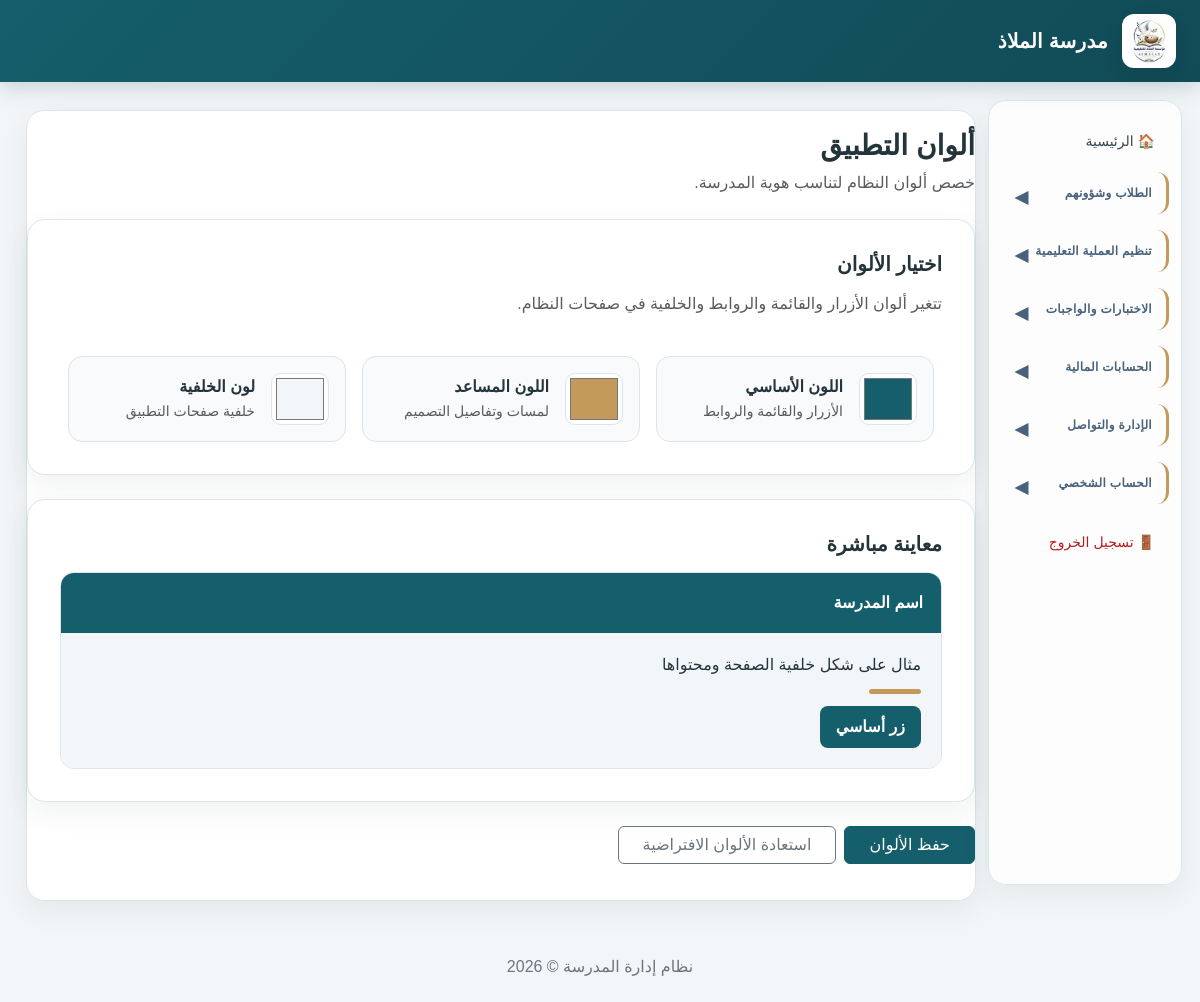
/theme_settings.php (signed in), run on the app's committed database.
### tables this page shows
CREATE TABLE `school_settings` (
  `id` int(10) UNSIGNED NOT NULL,
  `school_name` varchar(200) NOT NULL,
  `school_name_en` varchar(200) DEFAULT NULL,
  `logo_path` varchar(255) DEFAULT NULL,
  `address` text DEFAULT NULL,
  `phone` varchar(30) DEFAULT NULL,
  `email` varchar(150) DEFAULT NULL,
  `website` varchar(255) DEFAULT NULL,
  `currency` char(3) NOT NULL DEFAULT 'SDG',
  `academic_year_id` int(10) UNSIGNED DEFAULT NULL,
  `principal_name` varchar(150) DEFAULT NULL,
  `created_at` timestamp NOT NULL DEFAULT current_timestamp(),
  `updated_at` timestamp NOT NULL DEFAULT current_timestamp() ON UPDATE current_timestamp()
);

CREATE TABLE `app_theme_settings` (
  `id` tinyint(3) UNSIGNED NOT NULL,
  `color_primary` char(7) NOT NULL DEFAULT '#155e6b',
  `color_accent` char(7) NOT NULL DEFAULT '#c49a5a',
  `color_background` char(7) NOT NULL DEFAULT '#f3f6f8',
  `updated_at` timestamp NOT NULL DEFAULT current_timestamp() ON UPDATE current_timestamp()
);

### theme_settings.php (the view, shortened to what this page needs)
<?php
require_once __DIR__ . '/permissions.php';
$defaults = [
    'primary' => '#155e6b',
    'accent' => '#c49a5a',
    'background' => '#f3f6f8'
];
$colors = $defaults;
try {
    $pdo->exec("
        CREATE TABLE IF NOT EXISTS app_theme_settings (
            id TINYINT UNSIGNED NOT NULL PRIMARY KEY,
            color_primary CHAR(7) NOT NULL DEFAULT '#155e6b',
            color_accent CHAR(7) NOT NULL DEFAULT '#c49a5a',
            color_background CHAR(7) NOT NULL DEFAULT '#f3f6f8',
            updated_at TIMESTAMP NOT NULL DEFAULT CURRENT_TIMESTAMP
                ON UPDATE CURRENT_TIMESTAMP
        ) ENGINE=InnoDB DEFAULT CHARSET=utf8mb4 COLLATE=utf8mb4_unicode_ci
    ");
    $pdo->exec("
        INSERT IGNORE INTO app_theme_settings
            (id, color_primary, color_accent, color_background)
        VALUES
            (1, '#155e6b', '#c49a5a', '#f3f6f8')
    ");
    $stmt = $pdo->query("
        SELECT color_primary, color_accent, color_background
        FROM app_theme_settings
        WHERE id = 1
        LIMIT 1
    ");
    $savedColors = $stmt->fetch();
    if ($savedColors) {
        $colors = [
            'primary' => $savedColors['color_primary'],
            'accent' => $savedColors['color_accent'],
            'background' => $savedColors['color_background']
        ];
    }
} catch (PDOException $e) {
    error_log('Theme settings error: ' . $e->getMessage());
    http_response_code(500);
    exit('تعذر تحميل أو حفظ ألوان التطبيق. تحقق من صلاحيات قاعدة البيانات وحاول مرة أخرى.');
}
require_once __DIR__ . '/includes/header.php';
?>
<div class="container-fluid theme-settings-page" dir="rtl">
    <div class="mb-4">
        <h1 class="h3 fw-bold mb-2">ألوان التطبيق</h1>
        <p class="text-muted mb-0">خصص ألوان النظام لتناسب هوية المدرسة.</p>
    </div>
    <form method="post" action="theme_settings.php" id="theme-settings-form">
        <section class="theme-settings-card mb-4">
            <h2 class="h5 fw-bold mb-3">اختيار الألوان</h2>
            <p class="text-muted mb-4">
                تتغير ألوان الأزرار والقائمة والروابط والخلفية في صفحات النظام.
            </p>
            <div class="row g-3">
                <div class="col-12 col-md-4">
                    <label class="theme-color-field" for="color_primary">
                        <input type="color" name="color_primary" id="color_primary"
                               value="<?= htmlspecialchars($colors['primary'], ENT_QUOTES, 'UTF-8') ?>">
                        <span>
                            <span class="d-block fw-bold">اللون الأساسي</span>
                            <span class="small text-muted">الأزرار والقائمة والروابط</span>
                        </span>
                    </label>
                </div>
                <div class="col-12 col-md-4">
                    <label class="theme-color-field" for="color_accent">
                        <input type="color" name="color_accent" id="color_accent"
                               value="<?= htmlspecialchars($colors['accent'], ENT_QUOTES, 'UTF-8') ?>">
                        <span>
                            <span class="d-block fw-bold">اللون المساعد</span>
                            <span class="small text-muted">لمسات وتفاصيل التصميم</span>
                        </span>
                    </label>
                </div>
                <div class="col-12 col-md-4">
                    <label class="theme-color-field" for="color_background">
                        <input type="color" name="color_background" id="color_background"
                               value="<?= htmlspecialchars($colors['background'], ENT_QUOTES, 'UTF-8') ?>">
                        <span>
                            <span class="d-block fw-bold">لون الخلفية</span>
                            <span class="small text-muted">خلفية صفحات التطبيق</span>
                        </span>
                    </label>
                </div>
            </div>
        </section>
        <section class="theme-settings-card mb-4"
                 id="theme-preview"
                 style="--preview-primary: <?= htmlspecialchars($colors['primary'], ENT_QUOTES, 'UTF-8') ?>; --preview-accent: <?= htmlspecialchars($colors['accent'], ENT_QUOTES, 'UTF-8') ?>; --preview-background: <?= htmlspecialchars($colors['background'], ENT_QUOTES, 'UTF-8') ?>;">
            <h2 class="h5 fw-bold mb-3">معاينة مباشرة</h2>
            <div class="theme-preview">
                <div class="theme-preview-header">اسم المدرسة</div>
                <div class="theme-preview-body">
                    مثال على شكل خلفية الصفحة ومحتواها
                    <div class="theme-preview-accent"></div>
                    <span class="theme-preview-button">زر أساسي</span>
                </div>
            </div>
        </section>
        <div class="d-flex flex-wrap gap-2">
            <button type="submit" class="btn btn-primary px-4">حفظ الألوان</button>
            <button type="submit" name="reset_theme" value="1"
                    class="btn btn-outline-secondary px-4">
                استعادة الألوان الافتراضية
            </button>
        </div>
    </form>
</div>
<?php require_once __DIR__ . '/includes/footer.php'; ?>

### includes/header.php (shortened to what this page needs)
<?php
$hideSidebar = basename($_SERVER['SCRIPT_NAME'] ?? '') === 'index.php';
$schoolName = 'مدرسة الملاذ';
$schoolLogo = '';
$currentRole = (int) ($_SESSION['role_id'] ?? 0);
$menuPermissions = [
    1 => ['all'],
    2 => [
        'index.php',
        'students.php',
        'guardians.php',
        'teachers.php',
        'classrooms.php',
        'subjects.php',
        'academic_years.php',
        'teaching_assignments.php',
        'timetable.php',
        'attendance.php',
        'exams.php',
        'grades.php',
        'behavior.php',
        'homework.php',
        'homework_submissions.php',
        'reports.php',
        'fees.php',
        'payments.php',
        'expenses.php',
        'users.php',
        'announcements.php',
        'notifications.php',
        'messages.php',
        'settings.php',
        'change_password.php'
    ],
    3 => [
        'index.php',
        'fees.php',
        'payments.php',
        'expenses.php',
        'reports.php',
        'change_password.php'
    ],
    4 => [
        'index.php',
        'students.php',
        'classrooms.php',
        'subjects.php',
        'timetable.php',
        'attendance.php',
        'exams.php',
        'grades.php',
        'behavior.php',
        'homework.php',
        'homework_submissions.php',
        'announcements.php',
        'notifications.php',
        'messages.php',
        'change_password.php'
    ],
    5 => [
        'index.php',
        'timetable.php',
        'grades.php',
        'homework.php',
        'announcements.php',
        'notifications.php',
        'messages.php',
        'change_password.php'
    ],
    6 => [
        'index.php',
        'reports.php',
        'fees.php',
        'payments.php',
        'announcements.php',
        'notifications.php',
        'messages.php',
        'change_password.php'
    ]
];
$allowedMenu = $menuPermissions[$currentRole] ?? [];
function showMenuLink(string $page): bool
{
    global $allowedMenu;
    return in_array('all', $allowedMenu, true)
        || in_array($page, $allowedMenu, true);
}
try {
    if (isset($pdo)) {
        $stmt = $pdo->query(
            "SELECT school_name, logo_path
             FROM school_settings
             ORDER BY id ASC
             LIMIT 1"
        );
        $school = $stmt->fetch();
        if ($school) {
            if (!empty($school['school_name'])) {
                $schoolName = $school['school_name'];
            }
            if (!empty($school['logo_path'])) {
                $logoFile = __DIR__ . '/../' . $school['logo_path'];
                if (is_file($logoFile)) {
                    $schoolLogo = $school['logo_path'];
                }
            }
        }
    }
} catch (PDOException $e) {
    error_log('School branding could not be loaded: ' . $e->getMessage());
}
?>
<!DOCTYPE html>
<html lang="ar" dir="rtl">
<head>
    <link
        href="https://cdn.jsdelivr.net/npm/bootstrap@5.3.3/dist/css/bootstrap.rtl.min.css"
        rel="stylesheet"
    >
</head>
<body>
<header class="topbar">
    <?php if ($schoolLogo !== ''): ?>
        <img
            src="<?= htmlspecialchars($schoolLogo, ENT_QUOTES, 'UTF-8') ?>"
            alt="شعار المدرسة"
            class="school-logo"
        >
    <?php endif; ?>
    <strong class="school-name">
        <?= htmlspecialchars($schoolName, ENT_QUOTES, 'UTF-8') ?>
    </strong>
</header>
<div class="container-fluid">
    <div class="row">
        <?php if (!$hideSidebar): ?>
        <aside class="col-md-3 col-lg-2 sidebar">
            <?php if (showMenuLink('index.php')): ?>
                <a href="index.php">🏠 الرئيسية</a>
            <?php endif; ?>
            <?php if (
                showMenuLink('students.php') ||
                showMenuLink('guardians.php') ||
                showMenuLink('attendance.php') ||
                showMenuLink('behavior.php')
            ): ?>
                <details class="sidebar-group">
                    <summary class="sidebar-section">الطلاب وشؤونهم</summary>
                </details>
            <?php endif; ?>
            <?php if (
                showMenuLink('teachers.php') ||
                showMenuLink('classrooms.php') ||
                showMenuLink('subjects.php') ||
                showMenuLink('academic_years.php') ||
                showMenuLink('teaching_assignments.php') ||
                showMenuLink('timetable.php')
            ): ?>
                <details class="sidebar-group">
                    <summary class="sidebar-section">تنظيم العملية التعليمية</summary>
                </details>
            <?php endif; ?>
            <?php if (
                showMenuLink('exams.php') ||
                showMenuLink('grades.php') ||
                showMenuLink('homework.php') ||
                showMenuLink('homework_submissions.php') ||
                showMenuLink('reports.php')
            ): ?>
                <details class="sidebar-group">
                    <summary class="sidebar-section">الاختبارات والواجبات</summary>
                </details>
            <?php endif; ?>
            <?php if (
                showMenuLink('fees.php') ||
                showMenuLink('payments.php') ||
                showMenuLink('expenses.php')
            ): ?>
                <details class="sidebar-group">
                    <summary class="sidebar-section">الحسابات المالية</summary>
                </details>
            <?php endif; ?>
            <?php if (
                showMenuLink('users.php') ||
                showMenuLink('announcements.php') ||
                showMenuLink('notifications.php') ||
                showMenuLink('messages.php') ||
                showMenuLink('audit_logs.php') ||
                showMenuLink('settings.php') ||
                showMenuLink('theme_settings.php')
            ): ?>
                <details class="sidebar-group">
                    <summary class="sidebar-section">الإدارة والتواصل</summary>
                </details>
            <?php endif; ?>
            <?php if (showMenuLink('change_password.php')): ?>
                <details class="sidebar-group">
                    <summary class="sidebar-section">الحساب الشخصي</summary>
                </details>
            <?php endif; ?>
            <a href="logout.php" class="logout-link">🚪 تسجيل الخروج</a>
        </aside>
        <?php endif; ?>
        <main class="<?= $hideSidebar ? 'col-12' : 'col-md-9 col-lg-10' ?> content">

### theme_settings.php (style rules this page uses)
.theme-settings-page { max-width: 1000px; margin: 0 auto; padding: 18px 0 36px; }
.theme-settings-card { padding: clamp(20px, 4vw, 32px); background: var(--panel); border: 1px solid var(--border); border-radius: 18px; box-shadow: var(--shadow); }
.theme-color-field { display: flex; align-items: center; gap: 16px; height: 100%; padding: 16px; background: var(--panel-2); border: 1px solid var(--border); border-radius: 14px; }
.theme-color-field input[type="color"] { flex: 0 0 58px; width: 58px; height: 52px; padding: 4px; cursor: pointer; background: #fff; border: 1px solid var(--border); border-radius: 10px; }
.theme-preview { overflow: hidden; border: 1px solid var(--border); border-radius: 14px; }
.theme-preview-header { padding: 18px; color: #fff; background: var(--preview-primary); font-weight: 700; }
.theme-preview-body { padding: 20px; background: var(--preview-background); }
.theme-preview-button { display: inline-block; margin-top: 12px; padding: 9px 16px; color: #fff; background: var(--preview-primary); border-radius: 8px; font-weight: 700; }
.theme-preview-accent { width: 52px; height: 5px; margin-top: 12px; background: var(--preview-accent); border-radius: 5px; }

### data on the page
school_settings: logo_path (picture), school_name "مدرسة الملاذ"
app_theme_settings: color_primary "#155e6b", color_accent "#c49a5a", color_background "#f3f6f8"
